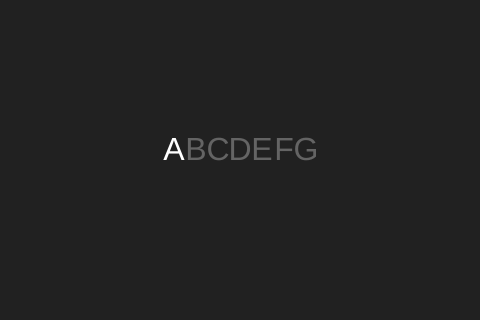
Frame 1 (no input)
Frame 60 (no input): identical to frame 1, image omitted
Frame 120 (the mouse pressed at the canvas centre since frame 60): identical to frame 1, image omitted

The p5.js sketch that drew this single still picture (run headless with seeded random() and noise() and a simulated clock; from frame 60 on, the mouse is pressed at the canvas centre):

// p5.js sketch
// ── sketch.js
console.log("Hello p5.js!!");

const C_LOW  = 100;
const C_HIGH = 255;

let str = "ABCDEFG";

let index = 0;

function preload(){
	console.log("preload!!");
}

function setup(){
	console.log("setup!!");
	createCanvas(480, 320);

	fill(C_HIGH);
	noStroke();

	textSize(32);
	textAlign(CENTER);

	index = 0;
}

function draw(){
	background(33);

	let padding = 22;
	let sX = width * 0.5 - (str.length-1) * padding * 0.5; 
	let sY = height * 0.5;
	for(let i=0; i<str.length; i++){
		let x = sX + i * padding;
		let y = sY;
		let c = str.charAt(i);
		let color = (index < i) ? C_LOW:C_HIGH;
		fill(color);
		text(c, x, y);
	}
}
